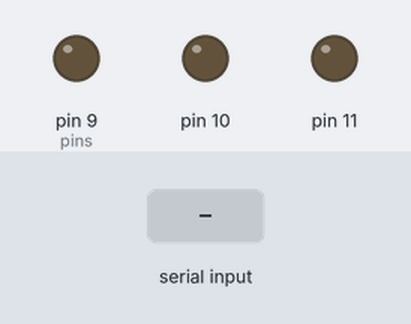
Bench run of a sketch on a simulated Arduino Uno, built with avr-gcc and run on an emulated ATmega328P. Shown: output pins drawn as LEDs (lit = HIGH). Inputs (shaded band) come from the test bench.

Above: at 1.2 s.
1.3 s: "a" received over Serial
At 1.7 s:
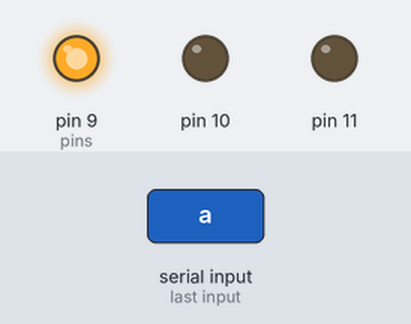
At 2.7 s:
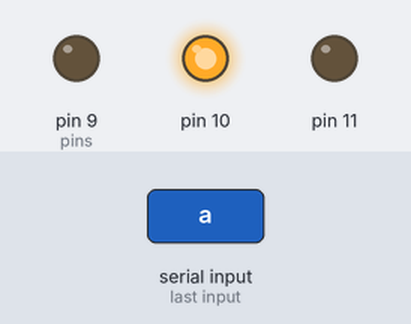
Timing chart, 0 to 10.3 s (numbered marks = the images above; inputs shaded):
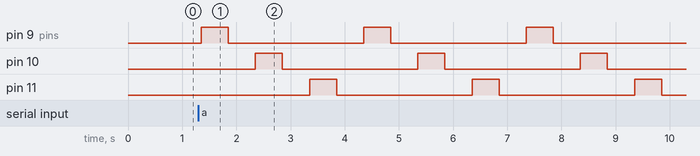

Measured:
- after the input at 1.3 s, pin 9 (pins): alternates HIGH for 0.50 s and LOW for 2.5 s, starting after 0.05 s; pin 10: alternates HIGH for 0.50 s and LOW for 2.5 s, starting after 1.1 s; pin 11: alternates HIGH for 0.50 s and LOW for 2.5 s, starting after 2.1 s

The sketch:

2._blink_3_led.ino
```cpp
  void setup() {
 Serial.begin(9600);                        //blutooth
pinMode(11, OUTPUT);
pinMode(10, OUTPUT);
pinMode(9, OUTPUT);                         //pins
int i;                                      //Temp

  }
void loop() {
  if(Serial.available()>0)
  {
  int  i=0;
    char data=Serial.read();
    switch(data)
    {
    case 'a':while(i<10)
             {
              digitalWrite(9,HIGH);
              delay (500);
              digitalWrite(9,LOW);
              delay (500);
              digitalWrite(10,HIGH);
              delay (500);
              digitalWrite(10,LOW);
              delay (500);
              digitalWrite(11,HIGH);
              delay (500);
              digitalWrite(11,LOW);
              delay (500);
              i++;
             }
             digitalWrite(9,LOW);
             digitalWrite(10,LOW);
             digitalWrite(11,LOW);
    break;
    case 'b':while(i<10)
             {
             digitalWrite(9,HIGH);
             digitalWrite(10,HIGH);
             digitalWrite(11,HIGH);
             delay(500);
             digitalWrite(9,LOW);
             digitalWrite(10,LOW);
             digitalWrite(11,LOW);
             delay(500);
             i++;
             }
             digitalWrite(9,LOW);
             digitalWrite(10,LOW);
             digitalWrite(11,LOW);
    break;
    case 'c':
             digitalWrite(9,HIGH);
             digitalWrite(10,HIGH);
             digitalWrite(11,HIGH);
    break;
    case 'd':digitalWrite(9,LOW);
             digitalWrite(10,LOW);
             digitalWrite(11,LOW);
    break;
    default: break;
    }
   Serial.println(data);
}
delay (50);
}
```
